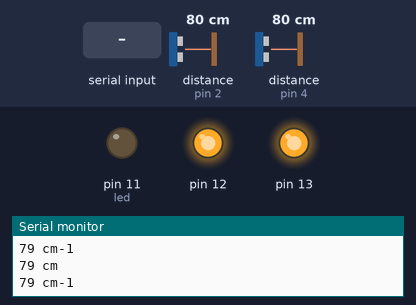
This sketch was run on a simulated Arduino Uno, built with avr-gcc and run on an emulated ATmega328P. Parts: output pins drawn as LEDs (lit = HIGH), the last lines printed to the serial monitor. Wiring (inferred from the names in the program): 2 × ultrasonic range finder: trigger pin 7, echo pin 2 / trigger pin 8, echo pin 4. The test bench sets the inputs (shaded band); at power-on: distance to the obstacle (sensors on pin 4, pin 2) 80 cm. The echo pulse lasts 58.3 µs per cm; pins used as bus, display or sensor lines are not drawn.

Above: at 1.2 s.
1.3 s: "1\n" received over Serial
At 2.5 s:
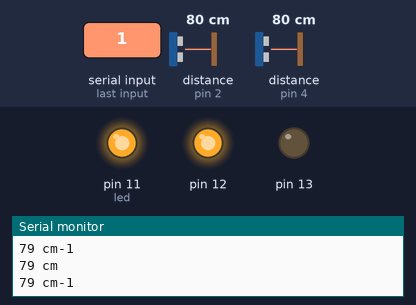
2.8 s: distance to the obstacle (sensor on pin 4) set to 4 cm
5.8 s: distance to the obstacle (sensor on pin 4) set to 2 cm
At 7.1 s:
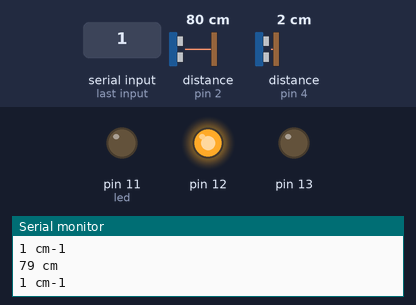
10.3 s: distance to the obstacle (sensor on pin 2) set to 4 cm
11.8 s: distance to the obstacle (sensor on pin 2) set to 2 cm
At 13.1 s:
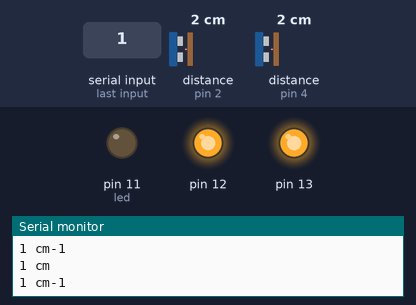
Timing chart, 0 to 14.3 s (numbered marks = the images above; inputs shaded):
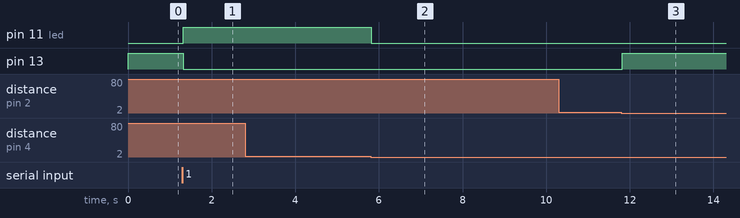

Measured:
- the behaviour switches between 3 and 2 cm on distance to the obstacle (sensor on pin 4) (found by bisection; images 1 and 2)
- the behaviour switches between 3 and 2 cm on distance to the obstacle (sensor on pin 2) (found by bisection; images 2 and 3)
- after the input at 1.3 s, pin 11 (led): LOW → HIGH at once; pin 13: HIGH → LOW at once
- after the input at 5.8 s, pin 11 (led): HIGH → LOW at once
- after the input at 11.8 s, pin 13: LOW → HIGH at once

The sketch:

vvsbtdoorcontrol.ino
```cpp
#define trigPin 7
#define echoPin 2
#define trigPin1 8
#define echoPin1 4
#define led 11

void setup() {
  Serial.begin(9600);
  pinMode(13,OUTPUT);
  pinMode(12,OUTPUT);
  digitalWrite(13,HIGH);
   digitalWrite(12,HIGH);
  pinMode(trigPin, OUTPUT);
 pinMode(echoPin, INPUT);
 pinMode(trigPin1, OUTPUT);
 pinMode(echoPin1, INPUT);
 pinMode(led,OUTPUT);


}

void loop() {
  int data=0,duration,duration1,distance1, distance;

if(Serial.available() >0)
{
data=Serial.read();
  Serial.print(data);
  Serial.print("\n");
  delayMicroseconds(100);}

  digitalWrite(trigPin, HIGH);
    delayMicroseconds(10);
    digitalWrite(trigPin, LOW);
    duration = pulseIn(echoPin, HIGH);
    distance = (duration/2) /29.1;
    Serial.print (distance);
    Serial.println (" cm");
    delayMicroseconds(10);

 digitalWrite(trigPin1, HIGH);
  delayMicroseconds(10);
  digitalWrite(trigPin1, LOW);
  duration1=pulseIn(echoPin1,HIGH);
  distance1 = (duration1/2) /29.1;
  Serial.print (distance1);
  Serial.println (" cm-1");
  delayMicroseconds(10);

  if(distance < 2)
    {digitalWrite(13, HIGH);
    digitalWrite(11,LOW);}


   if(data == 49)
    {digitalWrite(13,LOW);
    digitalWrite(12,HIGH);
    digitalWrite(11,HIGH);
    }

  //backward motor
 else if(distance1 < 2)
    {
    digitalWrite(12,HIGH);
    digitalWrite(11,LOW);

    }

 else if(data == 50)
 {
    digitalWrite(12,LOW);
    digitalWrite(13,HIGH);
    digitalWrite(11,HIGH);
 }
 else if (data == 48)
 {digitalWrite(12,HIGH);
 digitalWrite(13,HIGH);
 digitalWrite(11,LOW);
 }


}
```
